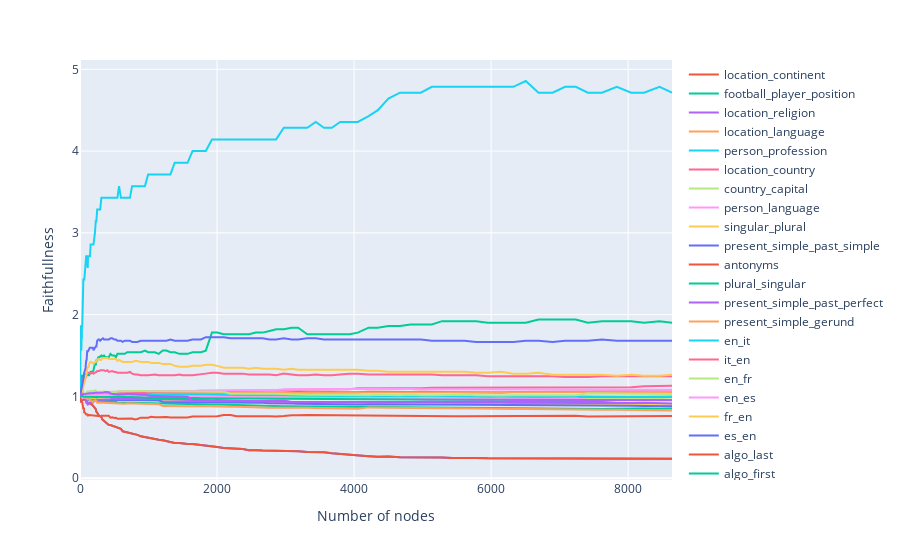

Write notebook code for a chart like this one.
### Code cell
import plotly.express as px

first_task = "antonyms"

faithfulness_task = result_dict[(first_task, first_task)]["faithfullness"]
n_nodes_task = result_dict[(first_task, first_task)]["n_nodes_counts"]


fig = px.line(x=[max(n_nodes_task) - x for x in n_nodes_task], y=faithfulness_task)

for second_task in task_names:
    # if second_task == "person_profession":
    #     continue
    faithfulness_second = result_dict[(first_task, second_task)]["faithfullness"]
    n_nodes_second = result_dict[(first_task, second_task)]["n_nodes_counts"]
    fig.add_scatter(x=[max(n_nodes_second) - x for x in n_nodes_second], y=faithfulness_second, name=second_task)

# fig.add_scatter(x=[max(n_nodes_second) - x for x in n_nodes_second], y=faithfulness_second)

fig.update_xaxes(title="Number of nodes")
fig.update_yaxes(title="Faithfullness")

fig

### Figure 1 — Plotly figure (JSON) as saved in the notebook; plotly's stock layout.template omitted (floating-point values rounded to 4 significant figures; data arrays with more than 128 entries replaced by an {"elided": "..."} marker saying what was removed)
{"data": [{"hovertemplate": "x=%{x}<br>y=%{y}<extra></extra>", "legendgroup": "", "line": {"color": "#636efa", "dash": "solid"}, "marker": {"symbol": "circle"}, "mode": "lines", "name": "", "orientation": "v", "showlegend": false, "type": "scatter", "x": {"elided": "150 int values"}, "xaxis": "x", "y": {"elided": "150 float values"}, "yaxis": "y"}, {"name": "location_continent", "type": "scatter", "x": {"elided": "150 int values"}, "y": {"elided": "150 float values"}}, {"name": "football_player_position", "type": "scatter", "x": {"elided": "150 int values"}, "y": {"elided": "150 float values"}}, {"name": "location_religion", "type": "scatter", "x": {"elided": "150 int values"}, "y": {"elided": "150 float values"}}, {"name": "location_language", "type": "scatter", "x": {"elided": "150 int values"}, "y": {"elided": "150 float values"}}, {"name": "person_profession", "type": "scatter", "x": {"elided": "150 int values"}, "y": {"elided": "150 float values"}}, {"name": "location_country", "type": "scatter", "x": {"elided": "150 int values"}, "y": {"elided": "150 float values"}}, {"name": "country_capital", "type": "scatter", "x": {"elided": "150 int values"}, "y": {"elided": "150 float values"}}, {"name": "person_language", "type": "scatter", "x": {"elided": "150 int values"}, "y": {"elided": "150 float values"}}, {"name": "singular_plural", "type": "scatter", "x": {"elided": "150 int values"}, "y": {"elided": "150 float values"}}, {"name": "present_simple_past_simple", "type": "scatter", "x": {"elided": "150 int values"}, "y": {"elided": "150 float values"}}, {"name": "antonyms", "type": "scatter", "x": {"elided": "150 int values"}, "y": {"elided": "150 float values"}}, {"name": "plural_singular", "type": "scatter", "x": {"elided": "150 int values"}, "y": {"elided": "150 float values"}}, {"name": "present_simple_past_perfect", "type": "scatter", "x": {"elided": "150 int values"}, "y": {"elided": "150 float values"}}, {"name": "present_simple_gerund", "type": "scatter", "x": {"elided": "150 int values"}, "y": {"elided": "150 float values"}}, {"name": "en_it", "type": "scatter", "x": {"elided": "150 int values"}, "y": {"elided": "150 float values"}}, {"name": "it_en", "type": "scatter", "x": {"elided": "150 int values"}, "y": {"elided": "150 float values"}}, {"name": "en_fr", "type": "scatter", "x": {"elided": "150 int values"}, "y": {"elided": "150 float values"}}, {"name": "en_es", "type": "scatter", "x": {"elided": "150 int values"}, "y": {"elided": "150 float values"}}, {"name": "fr_en", "type": "scatter", "x": {"elided": "150 int values"}, "y": {"elided": "150 float values"}}, {"name": "es_en", "type": "scatter", "x": {"elided": "150 int values"}, "y": {"elided": "150 float values"}}, {"name": "algo_last", "type": "scatter", "x": {"elided": "150 int values"}, "y": {"elided": "150 float values"}}, {"name": "algo_first", "type": "scatter", "x": {"elided": "150 int values"}, "y": {"elided": "150 float values"}}, {"name": "algo_second", "type": "scatter", "x": {"elided": "150 int values"}, "y": {"elided": "150 float values"}}], "layout": {"legend": {"tracegroupgap": 0}, "margin": {"t": 60}, "xaxis": {"anchor": "y", "domain": [0, 1], "title": {"text": "Number of nodes"}}, "yaxis": {"anchor": "x", "domain": [0, 1], "title": {"text": "Faithfullness"}}}}
